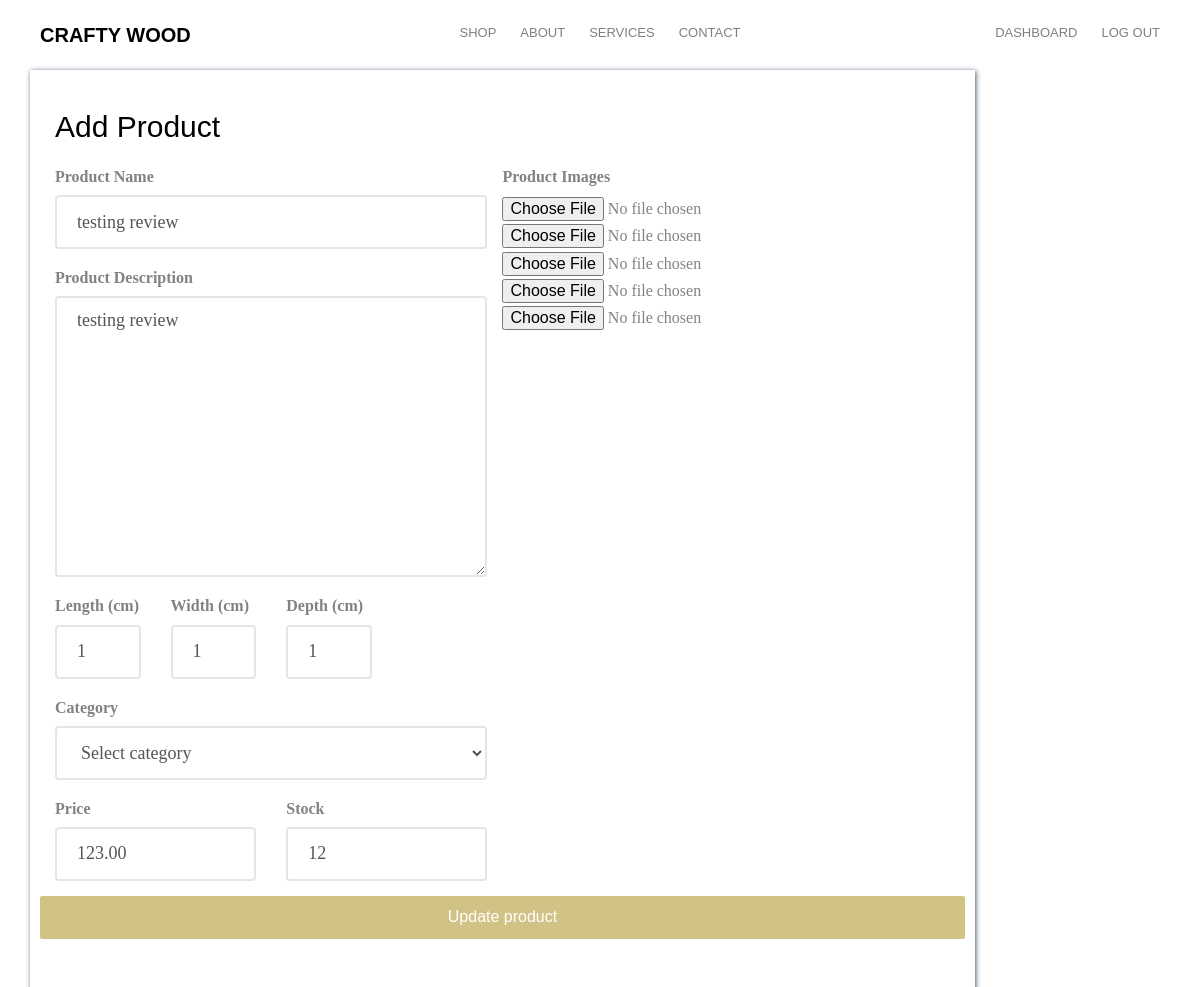
Before: /updateproduct/1 (signed in) with the older database file.
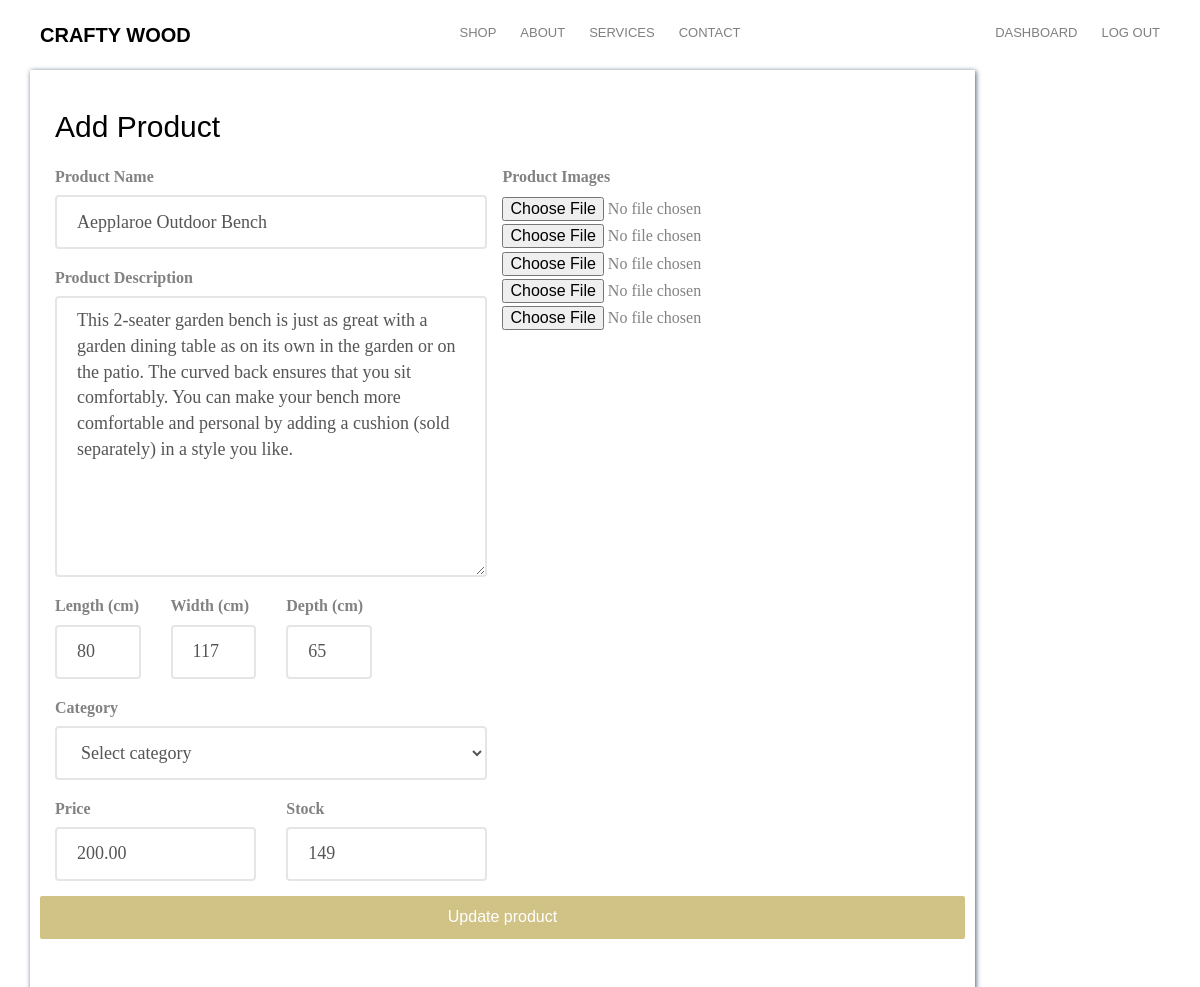
After: the same page with the newer database file.
### ecommercesite/database.py (models this page shows, shortened)
class Addproducts(db.Model):
    __seachbale__ = ['name','description']
    id = db.Column(db.Integer, primary_key=True)
    name = db.Column(db.String(80), nullable=False)
    description = db.Column(db.Text, nullable=False)
    length = db.Column(db.Integer, nullable=False)
    width = db.Column(db.Integer, nullable=False)
    depth = db.Column(db.Integer, nullable=False)
    category_id = db.Column(db.Integer, db.ForeignKey('category.id'),nullable=False)
    category = db.relationship('Category',backref=db.backref('categories', lazy=True))
    price = db.Column(db.Numeric(10,2), nullable=False)
    stock = db.Column(db.Integer, nullable=False)
    pub_date = db.Column(db.DateTime, nullable=False,default=datetime.utcnow)
    image_1 = db.Column(db.String(150), nullable=False, default='product-single-1.jpg')
    image_2 = db.Column(db.String(150), nullable=False, default='product-single-2.jpg')
    image_3 = db.Column(db.String(150), nullable=False, default='product-single-3.jpg')
    image_4 = db.Column(db.String(150), nullable=False, default='product-single-4.jpg')
    image_5 = db.Column(db.String(150), nullable=False, default='product-single-5.jpg')

### ecommercesite/routes.py (the view, shortened to what this page needs)
@app.route('/updateproduct/<int:id>', methods=['GET','POST'])
@login_required
@admin_required
def update_product(id):
    form = AddproductForm(request.form)
    product = Addproducts.query.get_or_404(id)
    categories = Category.query.all()
    category = request.form.get('category')
    form.name.data = product.name
    form.description.data = product.description
    form.length.data = product.length
    form.width.data = product.width
    form.depth.data = product.depth
    form.price.data = product.price
    form.stock.data = product.stock
    category = product.category_id
    return render_template('admin/add_product.html', form=form, title='Update Product',getproduct=product, categories=categories)

### ecommercesite/forms.py
class AddproductForm(FlaskForm):
    name = StringField('Product Name', [validators.DataRequired()])
    description = TextAreaField('Description', [validators.DataRequired()])
    category = SelectField('Category', [validators.DataRequired()])
    price = FloatField('Price', [validators.DataRequired()])
    stock = IntegerField('Stock', [validators.DataRequired()])
    length = IntegerField('Length', [validators.DataRequired()])
    width = IntegerField('Width', [validators.DataRequired()])
    depth = IntegerField('Depth', [validators.DataRequired()])
    image_1 = FileField('Image 1', validators=[FileRequired(), FileAllowed(['jpg','png','gif','jpeg'])])
    image_2 = FileField('Image 2', validators=[FileAllowed(['jpg','png','gif','jpeg'])])
    image_3 = FileField('Image 3', validators=[FileAllowed(['jpg','png','gif','jpeg'])])
    image_4 = FileField('Image 4', validators=[FileAllowed(['jpg','png','gif','jpeg'])])
    image_5 = FileField('Image 5', validators=[FileAllowed(['jpg','png','gif','jpeg'])])
    submit = SubmitField("Add product")

### ecommercesite/database.py (called while the page is built)
@login_manager.user_loader
def load_user(user_id):
    return User.query.get(int(user_id))

### ecommercesite/templates/admin/add_product.html (shortened to what this page needs)
{% extends 'layout.html' %}
{% block content %}
<div class="container tm-mt-big tm-mb-big">
    <div class="row">
          <div class="col-xl-9 col-lg-10 col-md-12 col-sm-12 mx-auto">
            <div class="tm-bg-primary-dark tm-block tm-block-h-auto">
              <div class="row">
                <div class="col-12">
                  <h2 class="tm-block-title d-inline-block">Add Product</h2>
                </div>
                <form method="post" enctype="multipart/form-data">
                <div>
                    <div class="row tm-edit-product-row">
                        <div class="col-xl-6 col-lg-6 col-md-12">
                          <form action="" class="tm-edit-product-form">
                            <div class="form-group mb-3">
                                <label for="name">Product Name</label>
                                {{ form.name(class="form-control") }}
                            </div>
                            <div class="form-group mb-3">
                                <label for="name">Product Description</label>
                                {{ form.description(class="form-control", rows="10") }}
                            </div>
                            <div class="row">
                            <div class="form-group mb-3 col-xs-12 col-sm-3">
                              <label for="price">Length (cm)</label>
                              {{ form.length(class="form-control") }}
                            </div>
                            <div class="form-group mb-3 col-xs-12 col-sm-3">
                              <label
                                for="stock">Width (cm)</label>
                                {{ form.width(class="form-control") }}
                            </div>
                            <div class="form-group mb-3 col-xs-12 col-sm-3">
                              <label
                                for="stock">Depth (cm)</label>
                                {{ form.depth(class="form-control") }}
                            </div>
                          </div>
                            <div class="form-group mb-3">
                                <label for="category">Category</label>
                                <select name="category" id="category" class="form-control" required>
                                  <option selected =" ">Select category</option>
                                </select>
                            </div>
                            <div class="row">
                                <div class="form-group mb-3 col-xs-12 col-sm-6">
                                    <label for="price">Price</label>
                                    {{ form.price(class="form-control") }}
                                  </div>
                                  <div class="form-group mb-3 col-xs-12 col-sm-6">
                                    <label
                                      for="stock">Stock</label>
                                      {{ form.stock(class="form-control") }}
                                  </div>
                            </div>
                        </div>
                            <div class="form-group mb-3">
                            <label for="name">Product Images</label>
                            {{ form.image_1 }}
                            {{ form.image_2 }}
                            {{ form.image_3 }}
                            {{ form.image_4 }}
                            {{ form.image_5 }}
                            </div>
                <p><input type="submit" value="{% if getproduct %}Update {% else %}Add{% endif %} product" class="btn btn-primary btn-block mx-auto">
                </form>
            </div>
      <div class="col-md-1"></div>
    </div>
</div>
{% endblock content %}

Changed rows visible on the page:
changed Addproducts: name "testing review" → "Aepplaroe Outdoor Bench"; description "testing review" → "This 2-seater garden bench is just as great with a garden dining table as on its own in the garden or on the patio. The curved back ensures that you sit comfortably. You can make your bench more comfortable and personal by adding a cushion (sold separately) in a style you like."; length "1" → "80"; width "1" → "117"; depth "1" → "65"; price "123.00" → "200.00"; stock "12" → "149"
